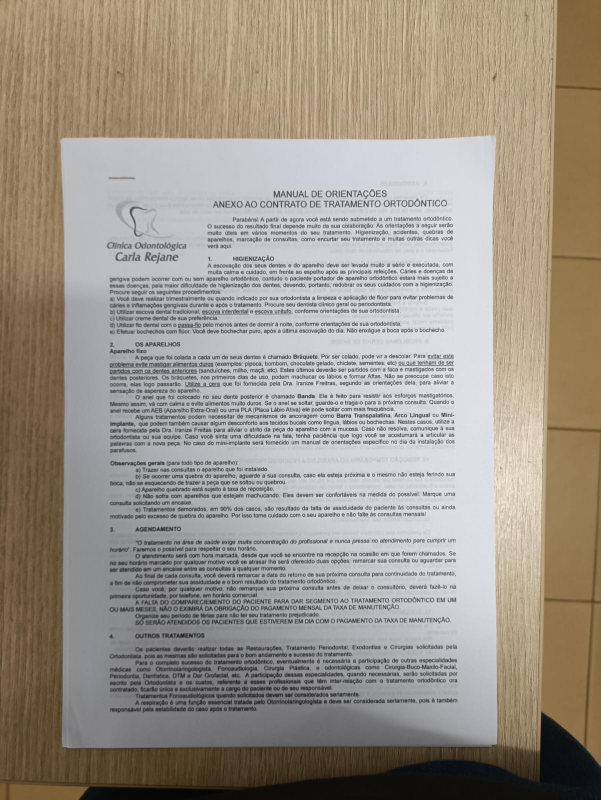
#> input picture assets/WhatsApp Image 2026-11-03 at 14.14.31 (1).jpeg, 1201 x 1600 px (shown at 1/2 size)
$ python -i baixo_contraste.py   (imports and definitions only)
#> lines starting #> are read from the running program, lines starting #| are printed output that depends on the picture; after the words box and inside, x2 and y2 are one past the last pixel; in counts of white or black regions, pixels touching at a corner belong together
### nucleo/geometria.py
"""Geometria dos cantos e retas: o que o resto do programa usa como "régua".

Convenção usada em todo o projeto:
    - um ponto é (x, y), com x para a direita e y para BAIXO (coordenadas de imagem);
    - os quatro cantos de uma folha são guardados em um array 4x2 e, quando
      "ordenados", seguem a ordem: superior-esquerdo, superior-direito,
      inferior-direito, inferior-esquerdo.

Duas formas de representar uma reta aparecem aqui:
    - cartesiana  a·x + b·y = c        (reta_por_dois_pontos / intersecao_de_retas)
    - polar       x·cos(θ) + y·sen(θ) = ρ   (intersecao_polar)
"""

import cv2
import numpy as np


# [92 lines left out: functions ordenar_cantos, transformar_perspectiva, afastar_do_centro, reta_por_dois_pontos, intersecao_de_retas, not called in this run]


def intersecao_polar(r1, r2):
    """Ponto onde duas retas polares (rho, theta) se cruzam (regra de Cramer),
    ou None se forem quase paralelas.

    Na forma polar a reta é  x·cos(θ) + y·sen(θ) = ρ.  O determinante do
    sistema é sen(θ2 − θ1); abaixo de 0,2 (≈ 11,5°) as retas são paralelas
    demais para que a interseção seja confiável.
    """
    (rho1, theta1), (rho2, theta2) = r1, r2
    c1, s1, c2, s2 = np.cos(theta1), np.sin(theta1), np.cos(theta2), np.sin(theta2)
    determinante = c1 * s2 - s1 * c2
    if abs(determinante) < 0.2:  # quase paralelas
        return None
    return np.array([(rho1 * s2 - s1 * rho2) / determinante,
                     (c1 * rho2 - rho1 * c2) / determinante], np.float32)

### nucleo/deteccao/baixo_contraste.py
"""Passada 3 da detecção: folha e fundo de cores parecidas (baixo contraste).

Por que as passadas 1 e 2 falham quando folha e fundo se parecem:
    - o fechamento morfológico (_apagar_texto) apaga a linha fina que marca a
      borda do papel;
    - o limiar do Canny vem da mediana do brilho, alto demais em fotos escuras
      ou sem contraste;
    - só o brilho era comparado, e a diferença entre papel e fundo costuma
      estar na COR, não no brilho.

Como esta passada resolve:
    1. CROMA: mede a distância da cor ao cinza neutro (papel é neutro; parede,
       madeira e tecido quase sempre têm algum tom).
    2. LSD: detecta segmentos de reta pela coerência da direção do gradiente,
       sem limiar de borda, então enxerga lados muito fracos, desde que retos.
    3. RETAS E QUADRILÁTERO: junta segmentos em retas e testa combinações de
       2 retas "horizontais" + 2 "verticais", pontuando cada uma.
    4. TEXTO COMO ÂNCORA: a folha precisa conter o texto; um lado que corta as
       letras nunca é a borda do papel.

Esta passada é a mais cara (chega a ~200 ms no pior caso), por isso só roda
quando as outras não acham nada, ou quando o resultado delas encosta na
margem da foto (ver pipeline.py).
"""

import cv2
import numpy as np

from nucleo.configuracao import AREA_MINIMA_RELATIVA
from nucleo.geometria import intersecao_polar


# ------------------------------------------------------------------ canais e texto

def _croma(imagem):
    """Distância da cor ao cinza neutro, no espaço Lab (0 = cinza puro).

    Papel é neutro (a ≈ b ≈ 128); parede, madeira e tecido quase sempre têm
    algum tom. Assim a folha se separa do fundo mesmo quando o BRILHO é igual.
    """
    lab = cv2.cvtColor(imagem, cv2.COLOR_BGR2LAB).astype(np.float32)
    return np.hypot(lab[:, :, 1] - 128, lab[:, :, 2] - 128)


def _mascara_texto(cinza):
    """Marca onde há texto: letras escuras e finas, em linhas, sobre fundo claro.

    Blackhat = (fechamento da imagem) - (imagem): só sobram detalhes escuros mais
    finos que o elemento estruturante, ou seja, letras. Depois juntamos as letras
    em linhas e blocos e ficamos só com o maior bloco, para ignorar manchas e
    objetos escuros fora da folha. Linhas finas demais (sombra da borda) são
    descartadas pela altura mínima.
    """
    # 1) Realça detalhes escuros e finos (as letras).
    elemento = cv2.getStructuringElement(cv2.MORPH_ELLIPSE, (11, 11))
    blackhat = cv2.morphologyEx(cv2.GaussianBlur(cinza, (0, 0), 0.7),
                                cv2.MORPH_BLACKHAT, elemento)

    # 2) Limiar relativo ao realce mais forte da foto; depois junta as letras
    #    em linhas (fechamento horizontal).
    alto = float(np.percentile(blackhat, 99.5))
    mascara = (blackhat > max(6.0, 0.35 * alto)).astype(np.uint8) * 255
    mascara = cv2.morphologyEx(mascara, cv2.MORPH_CLOSE,
                               cv2.getStructuringElement(cv2.MORPH_RECT, (15, 5)))

    # 3) Descarta componentes pequenos ou finos demais (ruído e sombras de borda).
    n, rotulos, estatisticas, _ = cv2.connectedComponentsWithStats(mascara)
    limpa = np.zeros_like(mascara)
    for i in range(1, n):
        if (estatisticas[i, cv2.CC_STAT_AREA] >= 120
                and estatisticas[i, cv2.CC_STAT_HEIGHT] >= 5
                and estatisticas[i, cv2.CC_STAT_WIDTH] >= 5):
            limpa[rotulos == i] = 255

    # 4) Fica só com o maior bloco de texto (blocos próximos contam como um só).
    proximos = cv2.dilate(limpa, np.ones((25, 25), np.uint8))
    n, rotulos, estatisticas, _ = cv2.connectedComponentsWithStats(proximos)
    if n <= 1:
        return np.zeros_like(limpa)
    pesos = [cv2.countNonZero(limpa[rotulos == i]) for i in range(1, n)]
    maior = 1 + int(np.argmax(pesos))
    return cv2.bitwise_and(limpa, (rotulos == maior).astype(np.uint8) * 255)


# ------------------------------------------------------------- segmentos e retas (LSD)

def _segmentos(canal, comprimento_minimo):
    """Segmentos de reta do LSD (Line Segment Detector) com sensibilidade alta.

    O LSD não depende de um limiar de borda: ele agrupa pixels cujo gradiente
    aponta na mesma direção. Por isso acha lados MUITO fracos, desde que
    sejam retos. quant=0.5 deixa a detecção mais sensível que o padrão (2.0).
    Devolve uma lista de (x1, y1, x2, y2) com pelo menos `comprimento_minimo`.
    """
    lsd = cv2.createLineSegmentDetector(cv2.LSD_REFINE_STD, 0.8, 0.6, 0.5, 22.5, 0, 0.7, 1024)
    segmentos = lsd.detect(cv2.GaussianBlur(canal, (0, 0), 0.8))[0]
    if segmentos is None:
        return []
    segmentos = segmentos.reshape(-1, 4)
    comprimentos = np.hypot(segmentos[:, 2] - segmentos[:, 0],
                            segmentos[:, 3] - segmentos[:, 1])
    return [tuple(s) for s, c in zip(segmentos, comprimentos) if c >= comprimento_minimo]


def _agrupar_retas(segmentos, altura, largura, maximo=30):
    """Une segmentos quase colineares em retas (rho, theta) com o comprimento somado.

    Uma borda fraca costuma ser detectada em vários pedaços; juntá-los dá uma
    reta "pesada" (comprimento total grande). Retorna as retas mais pesadas
    primeiro, descartando as muito curtas.
    """
    grupos = []  # cada grupo: [rho_medio, theta_medio, comprimento_total]
    for x1, y1, x2, y2 in segmentos:
        comprimento = np.hypot(x2 - x1, y2 - y1)
        # theta = direção da NORMAL da reta (0 a π); rho = distância da origem.
        theta = (np.arctan2(y2 - y1, x2 - x1) + np.pi / 2) % np.pi
        rho = x1 * np.cos(theta) + y1 * np.sin(theta)
        for grupo in grupos:
            # Mesma reta? Ângulo parecido (< 3°) e posição próxima (< 2% da foto).
            diferenca_angulo = abs((theta - grupo[1] + np.pi / 2) % np.pi - np.pi / 2)
            if diferenca_angulo < np.radians(3) and abs(rho - grupo[0]) < 0.02 * max(altura, largura):
                # Atualiza a reta do grupo com média ponderada pelo comprimento.
                total = grupo[2] + comprimento
                grupo[0] = (grupo[0] * grupo[2] + rho * comprimento) / total
                grupo[1] = grupo[1] + ((theta - grupo[1] + np.pi / 2) % np.pi - np.pi / 2) * comprimento / total
                grupo[2] = total
                break
        else:
            grupos.append([rho, theta, comprimento])
    grupos.sort(key=lambda g: -g[2])
    return [(float(r), float(t)) for r, t, c in grupos[:maximo] if c >= 0.2 * min(altura, largura)]


# ------------------------------------------------------- avaliação dos lados e do texto

def _apoio_do_lado(p, q, distancias, altura, largura, passo=2.0, tolerancia=3.0):
    """Fração do lado p→q coberta por segmentos detectados.

    `distancias` é o mapa de distância até o segmento detectado mais próximo
    (um ponto do lado "tem apoio" se está a até `tolerancia` pixels de um
    segmento). Trechos fora da foto (a folha continua além da margem) são
    ignorados; se o lado quase todo está fora, devolve None (sem como avaliar).
    """
    n = max(int(np.linalg.norm(q - p) / passo), 2)
    pontos = p[None, :] + (q - p)[None, :] * np.linspace(0, 1, n)[:, None]
    dentro = ((pontos[:, 0] >= 3) & (pontos[:, 0] <= largura - 4)
              & (pontos[:, 1] >= 3) & (pontos[:, 1] <= altura - 4))
    if dentro.sum() < 0.25 * n:
        return None  # lado quase todo fora da foto: sem como avaliar
    xs = pontos[dentro, 0].astype(int)
    ys = pontos[dentro, 1].astype(int)
    return float((distancias[ys, xs] <= tolerancia).mean())


def _contem_texto(cantos, pontos, fracao_minima=0.97):
    """True se (quase) todos os pontos de texto estão dentro do quadrilátero convexo.

    Um ponto está dentro se fica do mesmo lado dos 4 lados (produto vetorial).
    A tolerância de 2 px evita rejeitar texto colado na borda.
    """
    distancias_com_sinal = []
    for k in range(4):
        p, q = cantos[k], cantos[(k + 1) % 4]
        lado = q - p
        produto_vetorial = lado[0] * (pontos[:, 1] - p[1]) - lado[1] * (pontos[:, 0] - p[0])
        distancias_com_sinal.append(produto_vetorial / max(float(np.hypot(*lado)), 1e-6))
    distancias_com_sinal = np.stack(distancias_com_sinal)
    dentro = ((distancias_com_sinal >= -2).all(axis=0)
              | (distancias_com_sinal <= 2).all(axis=0))
    return float(dentro.mean()) >= fracao_minima


# --------------------------------------------------------- busca do melhor quadrilátero

def _quadrilatero_por_retas(retas, tracado_segmentos, altura, largura, texto=None,
                            apoio_minimo=0.5, exigir_quatro_lados=False):
    """Melhor retângulo formado por 2 retas "horizontais" e 2 "verticais".

    As retas atravessam as falhas da borda (trechos em que folha e fundo são
    quase iguais). Cada candidato recebe nota = apoio × raiz da área, e TODOS
    os lados medidos precisam de apoio mínimo, para não aceitar um lado inventado.
    Se houver texto (pontos Nx2), a folha precisa CONTER o texto: um lado que
    atravessa as letras não pode ser a borda do papel.

    `exigir_quatro_lados=True` (usado na "segunda opinião") só aceita candidatos
    em que os 4 lados puderam ser medidos dentro da foto.
    """
    if len(retas) < 4:
        return None

    # Mapa de distância até o segmento mais próximo, calculado uma vez só.
    distancias = cv2.distanceTransform(255 - tracado_segmentos, cv2.DIST_L2, 3)
    area_foto = altura * largura
    thetas = [t for _, t in retas]
    melhor_nota, melhores_cantos, familias_vistas = 0.0, None, set()

    # Caches: o mesmo cruzamento e o mesmo lado aparecem em muitas combinações.
    cache_pontos, cache_lados = {}, {}

    def ponto(i, j):
        """Cruzamento da reta i com a reta j (calculado uma vez só)."""
        chave = (min(i, j), max(i, j))
        if chave not in cache_pontos:
            cache_pontos[chave] = intersecao_polar(retas[i], retas[j])
        return cache_pontos[chave]

    def apoio_do_trecho(i, j1, j2):
        """Apoio do trecho da reta i entre os cruzamentos com as retas j1 e j2."""
        chave = (i, min(j1, j2), max(j1, j2))
        if chave not in cache_lados:
            p, q = ponto(i, j1), ponto(i, j2)
            cache_lados[chave] = (None if p is None or q is None
                                  else _apoio_do_lado(p, q, distancias, altura, largura))
        return cache_lados[chave]

    # Cada reta "âncora" define a direção principal; a outra família é a perpendicular.
    for ancora in range(min(len(retas), 8)):
        familia_a, familia_b = [], []
        for i, theta in enumerate(thetas):
            diferenca = abs((theta - thetas[ancora] + np.pi / 2) % np.pi - np.pi / 2)
            diferenca_90 = abs((theta - thetas[ancora]) % np.pi - np.pi / 2)
            if diferenca < np.radians(25):
                familia_a.append(i)       # quase paralela à âncora
            elif diferenca_90 < np.radians(25):
                familia_b.append(i)       # quase perpendicular à âncora
        chave = (tuple(familia_a), tuple(familia_b))
        if chave in familias_vistas:
            continue  # outra âncora já gerou exatamente as mesmas famílias
        familias_vistas.add(chave)

        folga = 0.03 * max(altura, largura)
        separacao = 0.2 * min(altura, largura)  # lados opostos precisam estar bem afastados

        # Todas as combinações de 2 retas de cada família formam um quadrilátero.
        for i1 in range(len(familia_a)):
            for i2 in range(i1 + 1, len(familia_a)):
                ia1, ia2 = familia_a[i1], familia_a[i2]
                if abs(retas[ia1][0] - retas[ia2][0]) < separacao:
                    continue
                for j1 in range(len(familia_b)):
                    for j2 in range(j1 + 1, len(familia_b)):
                        ib1, ib2 = familia_b[j1], familia_b[j2]
                        if abs(retas[ib1][0] - retas[ib2][0]) < separacao:
                            continue

                        # Os 4 cantos são os cruzamentos das retas, em sequência.
                        cantos = [ponto(ia1, ib1), ponto(ia1, ib2), ponto(ia2, ib2), ponto(ia2, ib1)]
                        if any(c is None for c in cantos):
                            continue
                        cantos = np.array(cantos, np.float32)

                        # Filtros baratos primeiro: dentro da foto, convexo, área plausível.
                        if ((cantos[:, 0] < -folga) | (cantos[:, 0] > largura + folga)
                                | (cantos[:, 1] < -folga) | (cantos[:, 1] > altura + folga)).any():
                            continue
                        if not cv2.isContourConvex(cantos.reshape(-1, 1, 2)):
                            continue
                        fracao = cv2.contourArea(cantos) / area_foto
                        if not AREA_MINIMA_RELATIVA <= fracao <= 0.98:
                            continue

                        # Apoio de cada lado: nenhum lado medido pode ficar sem borda.
                        apoios = [apoio_do_trecho(ia1, ib1, ib2), apoio_do_trecho(ib2, ia1, ia2),
                                  apoio_do_trecho(ia2, ib1, ib2), apoio_do_trecho(ib1, ia1, ia2)]
                        medidos = [a for a in apoios if a is not None]
                        if len(medidos) < (4 if exigir_quatro_lados else 3) or min(medidos) < 0.15:
                            continue
                        apoio = float(np.mean(medidos))
                        nota = apoio * fracao ** 0.5
                        if apoio < apoio_minimo or nota <= melhor_nota:
                            continue

                        # Teste mais caro por último: a folha precisa conter o texto.
                        if texto is not None and not _contem_texto(cantos, texto):
                            continue
                        melhor_nota, melhores_cantos = nota, cantos

    if melhores_cantos is None:
        return None
    melhores_cantos[:, 0] = melhores_cantos[:, 0].clip(0, largura - 1)
    melhores_cantos[:, 1] = melhores_cantos[:, 1].clip(0, altura - 1)
    return melhores_cantos


# --------------------------------------------------------------------- função pública

def passada_baixo_contraste(imagem_reduzida, exigir_quatro_lados=False):
    """Última tentativa: segmentos LSD em brilho e croma + busca do quadrilátero por retas.

    Retorna os 4 cantos (na escala da imagem reduzida) ou None.
    """
    altura, largura = imagem_reduzida.shape[:2]
    comprimento_minimo = 0.08 * min(altura, largura)

    # 1) Segmentos de reta em dois canais: brilho e croma (realçado ×10).
    cinza = cv2.cvtColor(imagem_reduzida, cv2.COLOR_BGR2GRAY)
    croma = np.clip(_croma(imagem_reduzida) * 10, 0, 255).astype(np.uint8)
    segmentos = _segmentos(cinza, comprimento_minimo) + _segmentos(croma, comprimento_minimo)

    # 2) O texto gera segmentos fortes (linhas de letras) que NÃO são borda de
    #    folha. Em vez de apagá-los, exigimos que a folha CONTENHA o texto: um
    #    lado que corta as letras é rejeitado em _quadrilatero_por_retas.
    texto = _mascara_texto(cinza)
    pontos_texto = None
    if cv2.countNonZero(texto) >= 400:
        ys, xs = np.nonzero(texto)
        passo = max(1, len(xs) // 300)  # amostra ~300 pontos: suficiente e rápido
        pontos_texto = np.stack([xs[::passo], ys[::passo]], axis=1)
    if not segmentos:
        return None

    # 3) Desenha todos os segmentos numa imagem vazia (usada para medir apoio),
    #    junta-os em retas e procura o melhor quadrilátero.
    tracado_segmentos = np.zeros((altura, largura), np.uint8)
    for x1, y1, x2, y2 in segmentos:
        cv2.line(tracado_segmentos, (int(round(x1)), int(round(y1))),
                 (int(round(x2)), int(round(y2))), 255, 1)
    retas = _agrupar_retas(segmentos, altura, largura)
    return _quadrilatero_por_retas(retas, tracado_segmentos, altura, largura,
                                   texto=pontos_texto,
                                   exigir_quatro_lados=exigir_quatro_lados)

>>> import cv2
>>> picture = cv2.imread('../../assets/WhatsApp Image 2026-11-03 at 14.14.31 (1).jpeg')
#> picture is the input picture: shape (1600, 1201, 3); mean B, G, R 137.6, 148.9, 157.2
>>> result = passada_baixo_contraste(picture)
#> in passada_baixo_contraste, `cinza = cv2.cvtColor(imagem_reduzida, cv2.COLOR_BGR2GRAY)`:
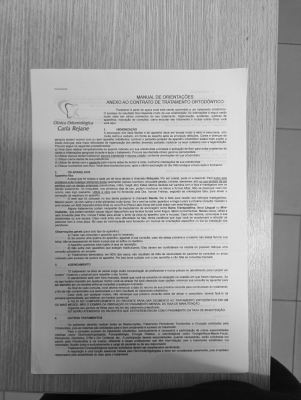
#> cinza: shape (1600, 1201) (shown at 1/4 size); min 3, max 255, mean 150
#> in _croma, `lab = cv2.cvtColor(imagem, cv2.COLOR_BGR2LAB).astype(np.float32)`:
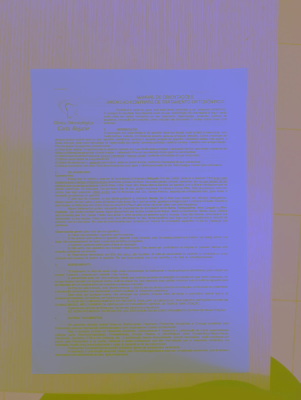
#> lab: shape (1600, 1201, 3) float32 (shown at 1/4 size); mean B, G, R 156.6, 128.9, 136.4
#> in _croma, `return np.hypot(lab[:, :, 1] - 128, lab[:, :, 2] - 128)`:
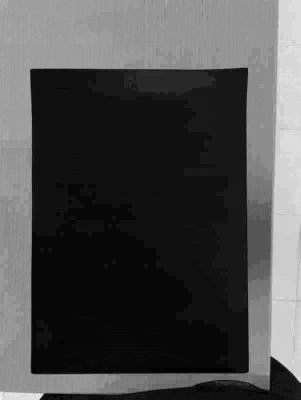
#> returned value: shape (1600, 1201) float32 (shown at 1/4 size); min 0, max 32.76, mean 9.7; drawn with min black and max white
#> in passada_baixo_contraste, `croma = np.clip(_croma(imagem_reduzida) * 10, 0, 255).astype(np.uint8)`:
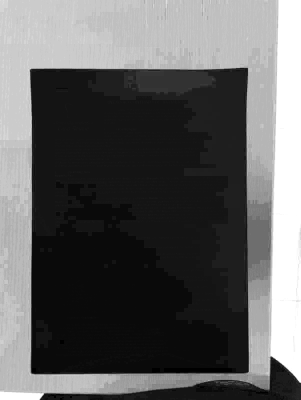
#> croma: shape (1600, 1201) (shown at 1/4 size); min 0, max 255, mean 95.2
#> in _segmentos, `comprimentos = np.hypot(segmentos[:, 2] - segmentos[:, 0], segmentos[:..`: comprimentos = 8395 values, max 785.3 at index 1802, min 1.25 at index 823, mean 18.58
#> in _segmentos (call 2), `segmentos = lsd.detect(cv2.GaussianBlur(canal, (0, 0), 0.8))[0]`: segmentos = 2819 rows, first 6: [1082.1, 1421.6, 1142.7, 1468.3], [1156.4, 1480.9, 1198.9, 1528.8], [175.2, 1571.8, 174.6, 1579.4], [162.1, 1592.1, 173.5, 1577.9], [1142.2, 1469.1, 1155.4, 1481.1], [126.8, 533.2, 127.2, 464.4]
#> in passada_baixo_contraste, `segmentos = _segmentos(cinza, comprimento_minimo) + _segmentos(croma, ..`: segmentos = 102 items, first 6: (1078.4, 1564.4, 1085.4, 1264.3), (1095.5, 785.7, 1114.4, 0.596), (124.4, 1495.7, 620.6, 1492), (985.4, 670.6, 985.7, 573.1), (839.4, 278.5, 709.4, 278.7), (125.2, 1258.1, 124.2, 1415.7)
#> in _mascara_texto, `blackhat = cv2.morphologyEx(cv2.GaussianBlur(cinza, (0, 0), 0.7), cv2...`:
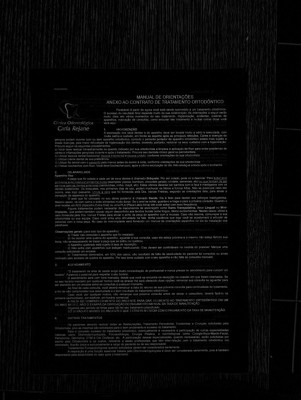
#> blackhat: shape (1600, 1201) (shown at 1/4 size); min 0, max 132, mean 9.8
#> in _mascara_texto, `alto = float(np.percentile(blackhat, 99.5))`: alto = 86
#> in _mascara_texto, `mascara = (blackhat > max(6.0, 0.35 * alto)).astype(np.uint8) * 255`:
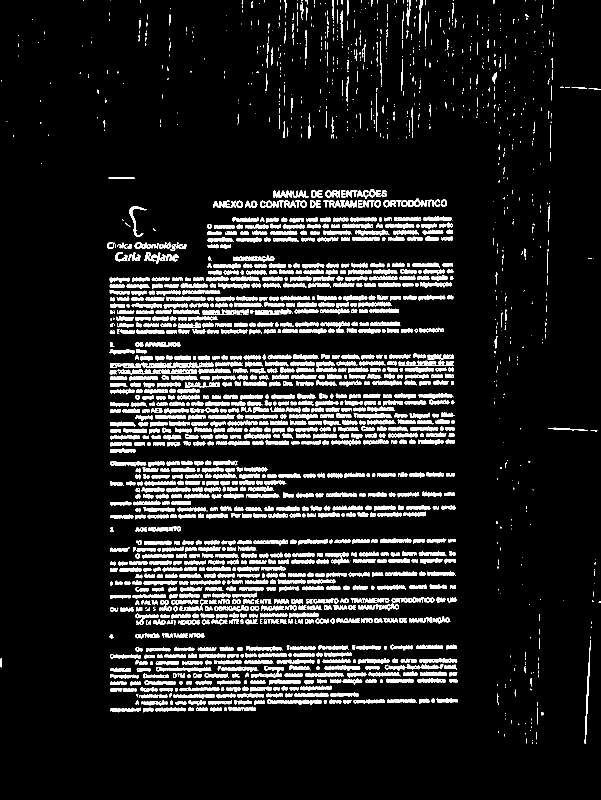
#> mascara: shape (1600, 1201) (shown at 1/2 size); 10.6% white; 1914 white regions (744 under 20 px), largest, box (x1, y1, x2, y2) and area: (220, 724, 427, 736) 1369, (219, 738, 394, 749) 1172, (797, 720, 908, 732) 748
#> in _mascara_texto, `mascara = cv2.morphologyEx(mascara, cv2.MORPH_CLOSE, cv2.getStructurin..`:
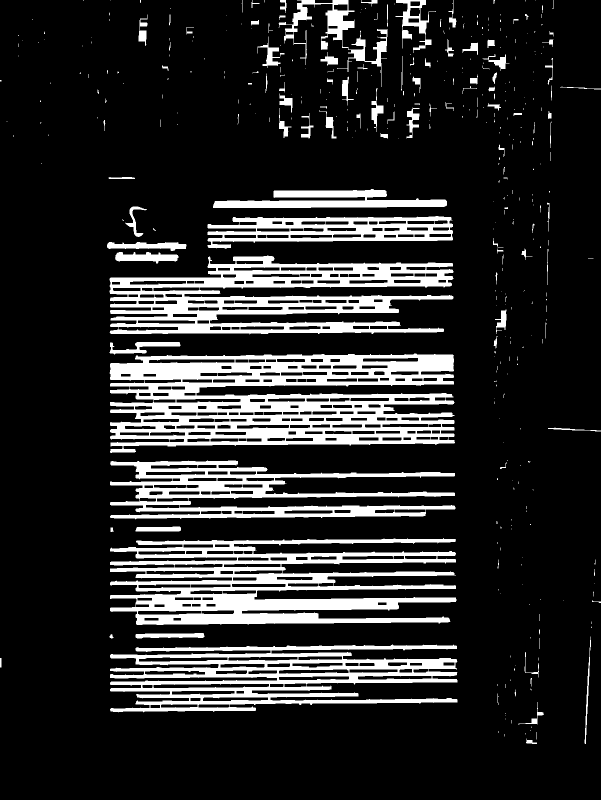
#> mascara: shape (1600, 1201) (shown at 1/2 size); 16.6% white; 401 white regions (285 under 20 px), largest, box (x1, y1, x2, y2) and area: (219, 707, 910, 906) 77974, (220, 1076, 913, 1250) 58842, (219, 511, 907, 669) 50124
#> in _mascara_texto, `n, rotulos, estatisticas, _ = cv2.connectedComponentsWithStats(mascara)`: n = 402; estatisticas = 402 rows, first 6: [0, 0, 1201, 1600, 1603374], [166, 0, 1, 2, 2], [220, 0, 1, 1, 1], [280, 0, 2, 6, 11], [483, 0, 2, 25, 26], [503, 0, 16, 16, 56]
#> (the rest of the program and of its run is left out)
